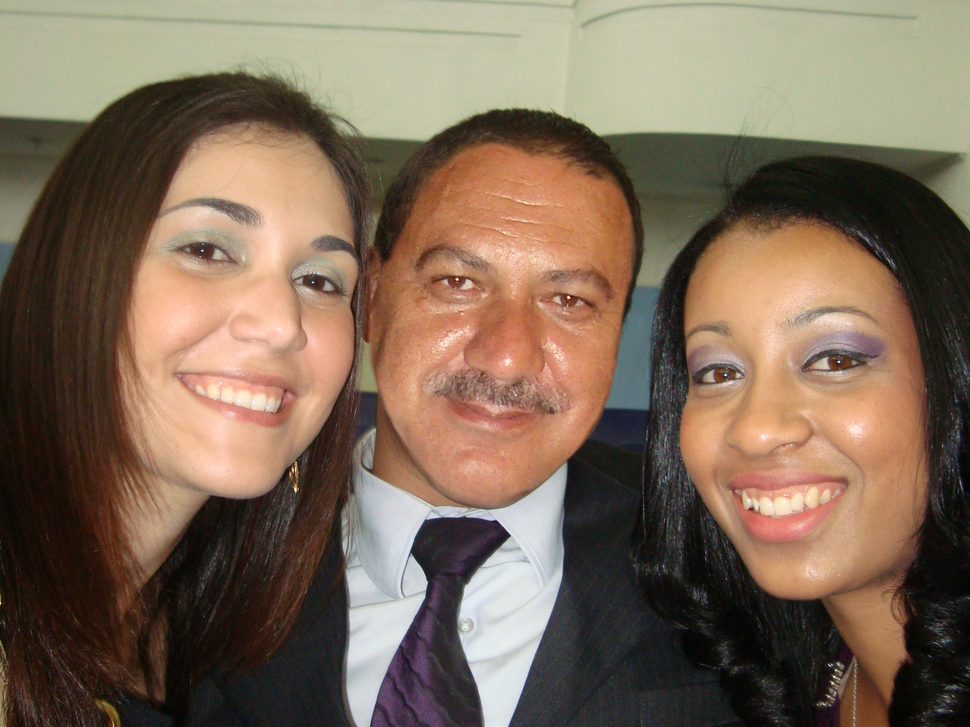
#> input picture DSO-1/splicing-99.png, 970 x 727 px, shrunk from 2048 x 1536 before the run, found by its file name
$ python jpeg.py
#> lines starting #> are read from the running program, lines starting #| are printed output that depends on the picture
import io
import os
from PIL import Image
import numpy as np
import matplotlib.pyplot as plt

def detect_jpeg_ghosts(image_path, min_quality=30, max_quality=130, step=5, save_path='diff_images'):
    # Create the directory if it does not exist
#> called with min_quality = 30, max_quality = 130, step = 5, save_path = 'diff_images'
    if not os.path.exists(save_path):
        os.makedirs(save_path)

    # Load the original image
    original = Image.open(image_path)
#> original is the input picture: PIL image 970x727 RGB; mean R, G, B 126.1, 106, 87.8
    original = np.array(original.convert('RGB'))

    qualities = range(min_quality, max_quality + 1, step)
    diffs = []

    for quality in qualities:
        # Recompress the image at a different quality
        img_buffer = io.BytesIO()
        original_img = Image.fromarray(original)
        original_img.save(img_buffer, format="JPEG", quality=quality)

        # Reload the recompressed image and calculate difference
        recompressed_img = Image.open(img_buffer)
        recompressed = np.array(recompressed_img.convert('RGB'))

        # Calculate the sum of squared differences
        diff = np.sum((original - recompressed) ** 2, axis=2)
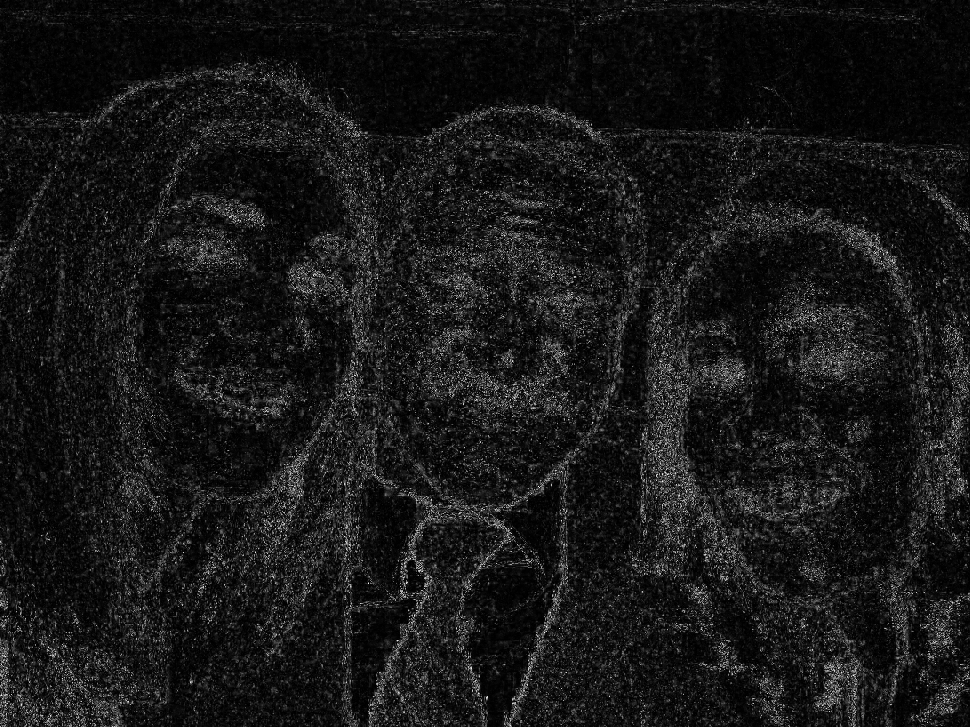
#> diff: shape (727, 970) uint64; min 0, max 702, mean 66.4; drawn with min black and max white
        diffs.append(diff)

        # Convert the difference image to a PIL Image and ensure it's in RGB mode
        diff_img = Image.fromarray(np.uint8(plt.cm.viridis(diff / np.max(diff)) * 255))
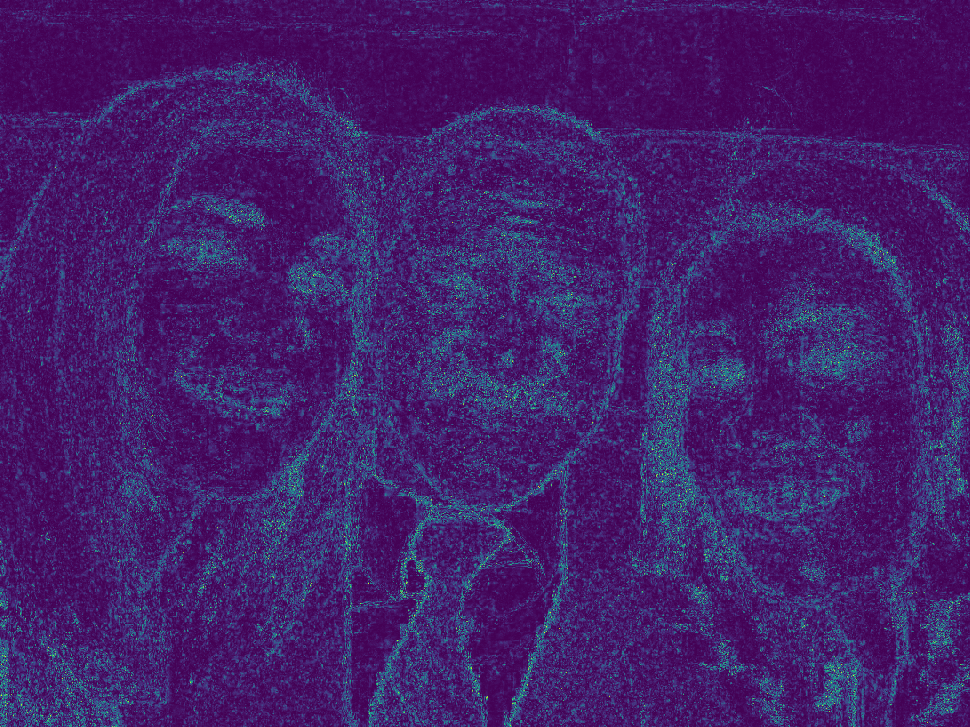
#> diff_img: PIL image 970x727 RGBA; mean R, G, B, A 67.7, 31.5, 107.2, 255
        diff_img = diff_img.convert('RGB')  # Ensure the image is in RGB mode
#> diff_img: PIL image 970x727 RGB
        diff_img.save(f'{save_path}/diff_quality_{quality}.jpeg')

    # Plotting the differences
    fig, axes = plt.subplots(1, len(diffs), figsize=(20, 10))
    for i, diff in enumerate(diffs):
        ax = axes[i]
        im = ax.imshow(diffs[i], cmap='viridis')
        ax.axis('off')
        ax.set_title(f'Quality {qualities[i]}')
#> this loop made 21 passes
    fig.colorbar(im, ax=axes.ravel().tolist(), shrink=0.6)
    plt.show()
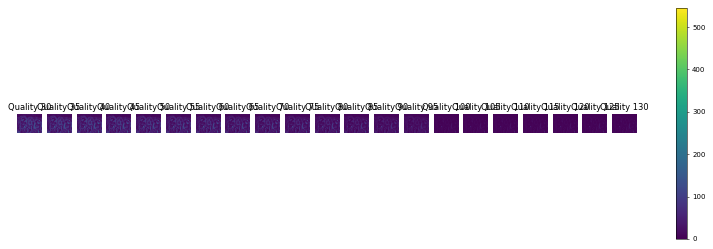
#> figure drawn by matplotlib, 22 panels

    return diffs


if __name__ == "__main__":
    # Usage
    path = '/home/piline/programs/projet-image/DSO-1/splicing-99.png'  # Specify the path to your image
    detect_jpeg_ghosts(path)
